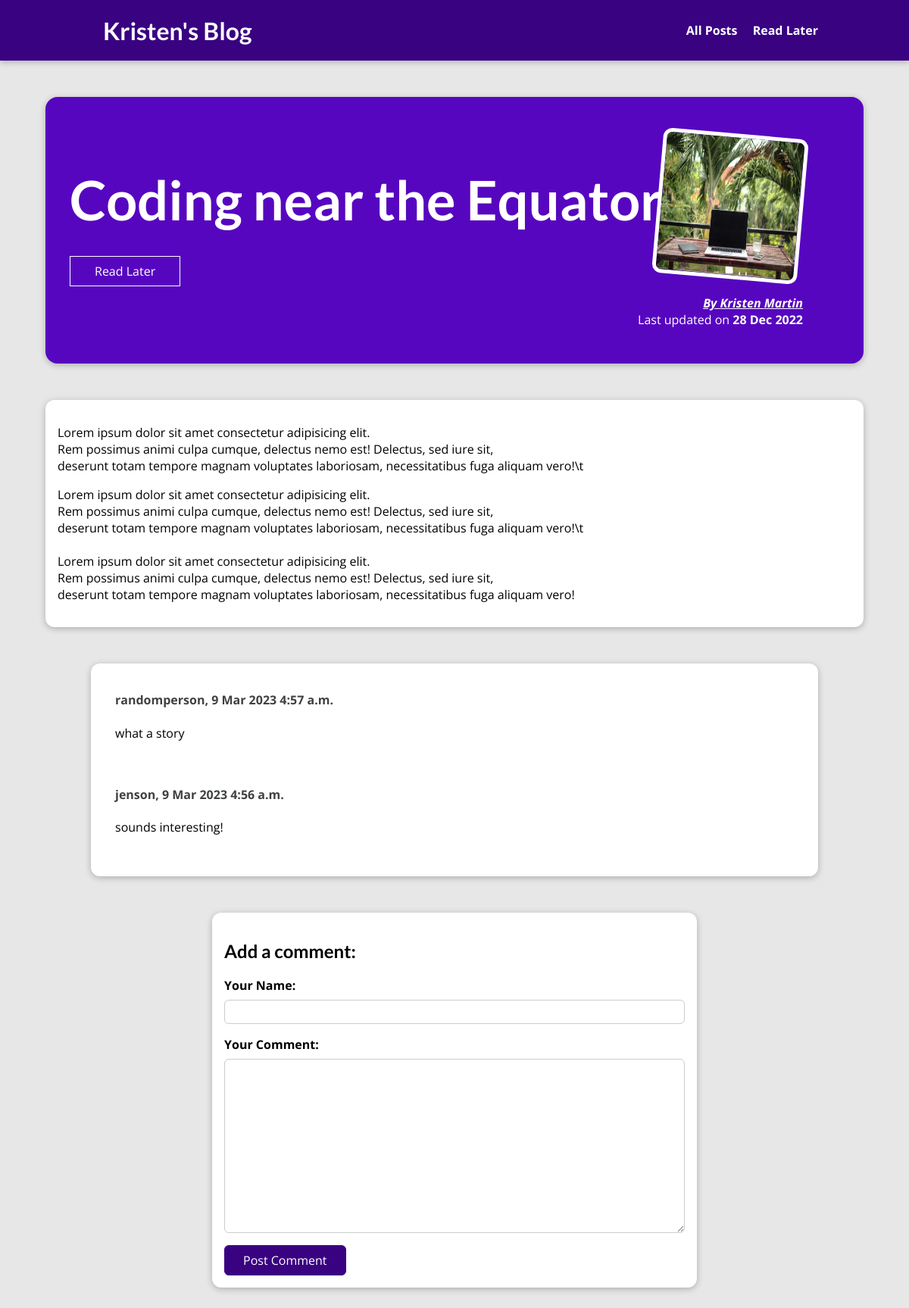
The app's page /posts/coding-near-the-equator/ with its own data.
### blog/models.py (models this page shows, shortened)
class Post(models.Model):
    title = models.CharField(max_length=140)
    excerpt = models.CharField(max_length=300)
    image_name = models.ImageField(upload_to="images", null=True)
    date = models.DateField()
    slug = models.CharField(max_length=200, default="", unique=True, db_index=True)
    content = models.TextField()
    author = models.ForeignKey(Author, null=True, on_delete=models.SET_NULL)
    tags = models.ManyToManyField(Tag, blank=True)

class Author(models.Model):
    first_name = models.CharField(max_length=50)
    last_name = models.CharField(max_length=50)
    email_address = models.EmailField(max_length=75)

class Comment(models.Model):
    user_name = models.CharField(max_length=30)
    comment_content = models.TextField(max_length=200)
    date = models.DateTimeField(auto_now_add=True)
    blog_post = models.ForeignKey(Post, on_delete=models.CASCADE, null=True)

### blog/views.py (the view)
# urls.py: path("posts/<slug:slug>/", views.GetPost.as_view(), name="post"),
class GetPost(DetailView):
    model = Post
    template_name = "blog/post.html"
    def get_context_data(self, **kwargs):
        context = super().get_context_data(**kwargs)
        context["form"] = CommentForm()
        context["comments"] = self.object.comment_set.all().order_by("-date")
        context["tags"] = self.object.tags.all()
        context["read_later_alert"] = False
        return context
    def post(self, request, slug):
        specific_post = get_object_or_404(Post, slug=slug)
        comments = specific_post.comment_set.all().order_by("-date")
        post_tags = specific_post.tags.all()
        if "submit_comment_button" in request.POST:
            form = CommentForm(request.POST)
            if form.is_valid():
                new_data = form.cleaned_data
                name = new_data["user_name"]
                content = new_data["comment_content"]
                new_comment = Comment(
                    user_name=name, comment_content=content, blog_post=specific_post)
                new_comment.save()
                return HttpResponseRedirect(reverse("post", args=[slug]))
            else:
                return render(request, "blog/post.html", {"post": specific_post, "form": form, "comments": comments, "tags": post_tags, "read_later_alert": False})
        elif "read_later_button" in request.POST:
            form = CommentForm()
            post_id = specific_post.id
            if "read_later" not in request.session:
                request.session["read_later"] = list([post_id])
                return render(request, "blog/post.html", {"post": specific_post, "form": form, "comments": comments, "tags": post_tags, "read_later_alert": True, "read_later_text": 'Successfully added to "Read Later"!'})
            elif post_id in request.session["read_later"]:
                return render(request, "blog/post.html", {"post": specific_post, "form": form, "comments": comments, "tags": post_tags, "read_later_alert": True, "read_later_text": 'Already in "Read Later"'})
            else:
                read_later_list = request.session["read_later"]
                read_later_list.append(post_id)
                request.session["read_later"] = read_later_list
                return render(request, "blog/post.html", {"post": specific_post, "form": form, "comments": comments, "tags": post_tags, "read_later_alert": True, "read_later_text": 'Successfully added to "Read Later"!'})

### blog/forms.py
class CommentForm(forms.ModelForm):
    class Meta:
        model = Comment
        fields = "__all__"
        exclude = ["date", "blog_post"]
        labels = {"user_name": "Your Name", "comment_content": "Your Comment"}

### blog/templates/blog/post.html (shortened to what this page needs)
{% extends "base.html" %}
{% load static %}
{% block page_css %}
    <link rel="stylesheet" href="{% static 'blog/post-detail.css' %}">
{% endblock %}
{% block content %}
{% include "blog/includes/header.html" %}
    <section id="summary">
        <h2>{{ post.title }}</h2>
        <div>
                <form action="/posts/{{post.slug}}/" method="POST" id="read-later-form">
                    <button type="submit" name="read_later_button" id="read-later-button">Read Later</button>
                </form>
        </div>
        <article>
            <img src="{{ post.image_name.url }}" alt="Post {{ post.title }}" />
            <address><a href="mailto:{{post.author.email_address}}">By {{ post.author.first_name }} {{ post.author.last_name }}</a></address>
            <div>
                Last updated on <time>{{ post.date|date:"d M Y" }}</time>
            </div>
        </article>
    </section>
    <main>
            <p>{{ post.content|linebreaks }}</p>
    </main>
    <section id="comments">
    {% for comment in comments %}
        <h4>{{comment.user_name}}, {{comment.date|date:"j M Y P"}}</h4>
        <p>{{comment.comment_content|linebreaks}}</p>
        <br>
    {% endfor %}
    </section>
    <section id="comment-form">
        <h2>Add a comment:</h2>
        <form action="/posts/{{post.slug}}/" method="POST">
                {% for form_field in form %}
                    <div class="form-control {% if form_field.errors %} invalid {% endif %}">
                        {{ form_field.label_tag }}
                        {{ form_field }}
                    </div>
                {% endfor %}
            <button type="submit" name="submit_comment_button">Post Comment</button>
        </form>
    </section>
{% endblock %}

### static/app.css (style rules this page uses)
* { box-sizing: border-box; }
html { font-family: 'Open Sans', 'Lato', sans-serif; }
body { margin: 0; }
h1, h2, h3 { font-family: 'Lato', sans-serif; font-weight: bold; }

### blog/static/blog/post-detail.css (style rules this page uses)
body { background-color: #e7e7e7; }
#summary { margin: 8rem auto 3rem auto; padding: 2rem; width: 90%; max-width: 90rem; border-radius: 16px; background-color: #5706c0; position: relative; box-shadow: 0 2px 8px rgba(0, 0, 0, 0.25); height: 22rem; }
#summary a { color:white; }
#summary h2 { color: white; font-size: 4.5rem; margin-bottom: 0.35rem; }
#summary article { position: absolute; top: 2rem; right: 3rem; padding: 1rem 2rem; border-radius: 12px; text-align: right; color: white; }
#summary article img { width: 12rem; height: 12rem; border-radius: 12px; transform: rotateZ(5deg); border: 5px solid white; margin-bottom: 1rem; }
#summary address { font-weight: bold; }
#summary time { font-weight: bold; }
#read-later-form { margin: 2rem 0; }
#read-later-button { background-color: transparent; border: 1px solid white; padding: 0.5rem 2rem; font: inherit; color: white; cursor: pointer; }
main { width: 90%; max-width: 90rem; margin: 3rem auto; background-color: white; padding: 1rem; border-radius: 12px; box-shadow: 0 2px 8px rgba(0, 0, 0, 0.25); }
#comment-form { margin: 3rem auto; width: 90%; max-width: 40rem; border-radius: 12px; background-color: white; box-shadow: 0 2px 8px rgba(0, 0, 0, 0.25); padding: 1rem; }
#comment-form button { font: inherit; background-color: #390281; color: white; border: 1px solid #390281; padding: 0.5rem 1.5rem; border-radius: 6px; cursor: pointer; }
.form-control { margin-bottom: 1rem; }
.form-control label { font-weight: bold; margin-bottom: 0.5rem; display: block; }
.form-control input, .form-control textarea { display: block; width: 100%; font: inherit; padding: 0.25rem; border-radius: 6px; border: 1px solid #ccc; }
#comments { margin: 3rem auto; width: 90%; max-width: 60rem; border-radius: 12px; background-color: white; box-shadow: 0 2px 8px rgba(0, 0, 0, 0.25); padding: 1rem 2rem; }
#comments h4 { color:rgb(63, 65, 66) }

### records on screen
Post: title "Coding near the Equator", image_name (picture), author.first_name "Kristen", author.last_name "Martin", date "28 Dec 2022", content "Lorem ipsum dolor sit amet consectetur adipisicing elit. Rem possimus animi culpa cumque, delectus nemo est! Delectus, sed iure sit, deserunt totam tempore magnam voluptates laboriosam, necessitatibus fuga aliquam vero!\\t Lorem ipsum dolor sit amet consectetur adipisicing elit. Rem possimus animi culpa cumque, delectus nemo est! Delectus, sed iure sit, deserunt totam tempore magnam voluptates laboriosam, necessitatibus fuga aliquam vero!\\t Lorem ipsum dolor sit amet consectetur adipisicing elit. Rem possimus animi culpa cumque, delectus nemo est! Delectus, sed iure sit, deserunt totam tempore magnam voluptates laboriosam, necessitatibus fuga aliquam vero!"
Comment: user_name "randomperson", date "9 Mar 2023 4:57 a.m.", comment_content "what a story"
Comment: user_name "jenson", date "9 Mar 2023 4:56 a.m.", comment_content "sounds interesting!"
